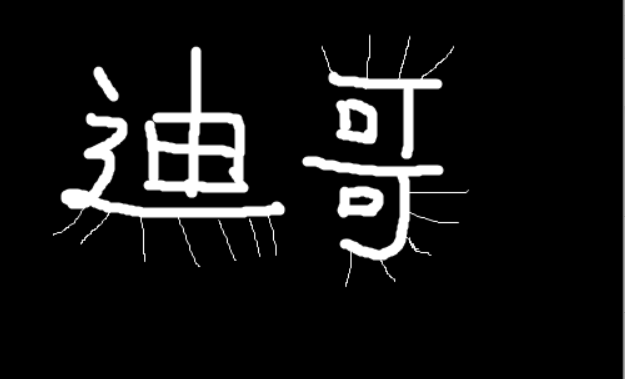
#> input picture opencv基础/class2/dige.png, 625 x 379 px
$ jupyter execute '图像腐蚀操作.ipynb'   (shell and % lines are left out)   (older library calls are emulated)
#> lines starting #> are read from the running program, lines starting #| are printed output that depends on the picture
[cell 1]
import matplotlib.pyplot as plt
import cv2
import numpy as np

[cell 2]
img = cv2.imread('dige.png')
#> img is the input picture: shape (379, 625, 3); min 0, max 255, mean 19.2

cv2.imshow('timg.jpg',img)
cv2.waitKey(0)
cv2.destroyAllWindows()

[cell 3]
kernel = np.ones((5,5),np.uint8)
erosion = cv2.erode(img,kernel,iterations = 1)
cv2.imshow('erosion',erosion)
cv2.waitKey(0)
cv2.destroyAllWindows()

[cell 4]
dige_dilate = cv2.dilate(erosion,kernel,iterations = 2)
cv2.imshow('erosion',dige_dilate)
cv2.waitKey(0)
cv2.destroyAllWindows()

### 开运算和闭运算

[cell 5]
#先腐蚀后膨胀
img = cv2.imread('dige.png')

kernel = np.ones((5,5),np.uint8)
opening = cv2.morphologyEx(img,cv2.MORPH_OPEN,kernel)

cv2.imshow('opening',opening)
cv2.waitKey(0)
cv2.destroyAllWindows()

[cell 6]
#先膨胀后腐蚀
img = cv2.imread('dige.png')

kernel = np.ones((5,5),np.uint8)
opening = cv2.morphologyEx(img,cv2.MORPH_CLOSE,kernel)

cv2.imshow('opening',opening)
cv2.waitKey(0)
cv2.destroyAllWindows()

##### 梯度运算 = 膨胀 - 腐蚀  （结果）

[cell 7]
pie = cv2.imread('pil.png')
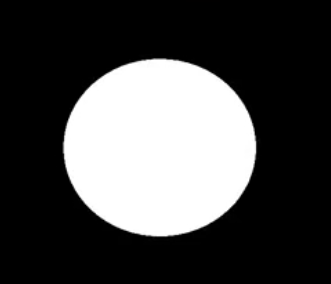
#> input picture opencv基础/class2/pil.png, 331 x 284 px
#> pie is the input picture: shape (284, 331, 3); mean B, G, R 72.8, 72.8, 72.8

kernel = np.ones((7,7),np.uint8)
dilate = cv2.dilate(pie,kernel,iterations = 5)
erosion = cv2.erode(pie,kernel,iterations = 5)
#> erosion: shape (284, 331, 3)

res = np.hstack((dilate,erosion))

cv2.imshow('res',res)
cv2.waitKey(0)
cv2.destroyAllWindows()

[cell 8]
gradient = cv2.morphologyEx(pie,cv2.MORPH_GRADIENT,kernel)

cv2.imshow('gradient',gradient)
cv2.waitKey(0)
cv2.destroyAllWindows()

##### 图像梯度运算时不建议  X Y 同时运算会产生重影   分开效果会更好

######  图像梯度运算时的Sobel 算子

```dst = cv2.Sobel(src,ddeptth,dx,dy,ksize)```

- ddepth 图像的深度
- dx, dy 分别表示图像的水平方向和竖直方向
- ksize，Sobel算子的大小

######  从右向左，从下往上  计算的方向

###### Scharr 算子
##   差异更加明显

###### laplacian 算子   （对噪音点比较敏感）
```
0 , 1, 0
1, -4 ,1
0, 1 , 0
```

[cell 9]
import cv2

[cell 10]
def cv_show(name,pic):
    cv2.imshow(name,pic)
    cv2.waitKey(0)
    cv2.destroyAllWindows()

[cell 11]
import cv2
import numpy as np
img =  cv2.imread('timg.jpg')
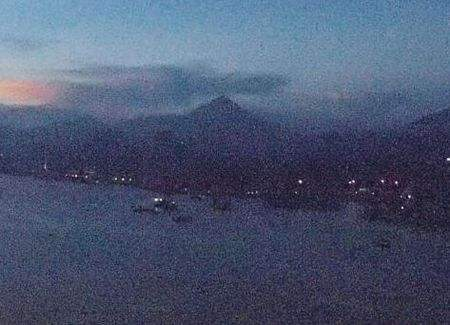
#> input picture opencv基础/class2/timg.jpg, 450 x 325 px
#> img is the input picture: shape (325, 450, 3); mean B, G, R 113.6, 86.2, 74.9
sobelx = cv2.Sobel(img,cv2.CV_64F,1,0,ksize = 3)
sobely = cv2.Sobel(img,cv2.CV_64F,0,1,ksize = 3) #浮点数变换 运算
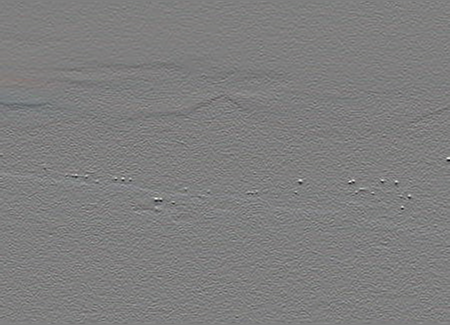
#> sobely: shape (325, 450, 3) float64; mean B, G, R -2.6, -2.2, -1.1; drawn with min black and max white
sobelx = cv2.convertScaleAbs(sobelx)
sobely = cv2.convertScaleAbs(sobely)# 取绝对值
sobelxy = cv2.addWeighted(sobelx,0.5,sobely,0.5,0)
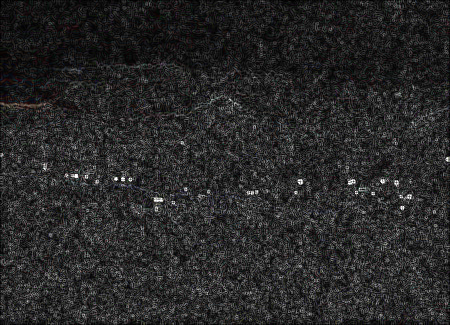
#> sobelxy: shape (325, 450, 3); mean B, G, R 39.8, 39.7, 39.9
# cv_show('sobelx',sobelxy)

scharrx = cv2.Scharr(img,cv2.CV_64F,1,0)
scharry = cv2.Scharr(img,cv2.CV_64F,0,1)
scharrx = cv2.convertScaleAbs(scharrx)
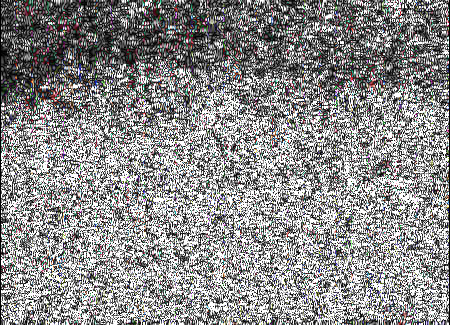
#> scharrx: shape (325, 450, 3); mean B, G, R 139.5, 139.5, 140
scharry = cv2.convertScaleAbs(scharry)# 取绝对值
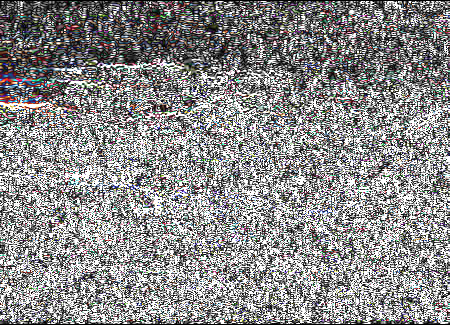
#> scharry: shape (325, 450, 3); mean B, G, R 139.4, 139.1, 139.6
scharrxy = cv2.addWeighted(scharrx,0.5,scharry,0.5,0)
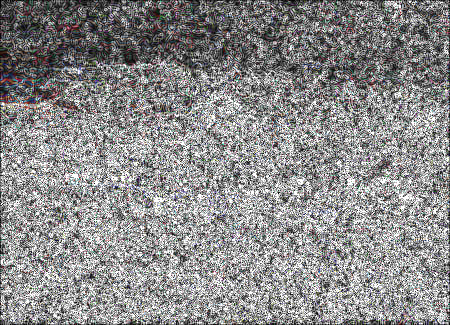
#> scharrxy: shape (325, 450, 3); mean B, G, R 139.5, 139.3, 139.8
# cv_show('scharr',scharrxy)

laplacian = cv2.Laplacian(img,cv2.CV_64F)
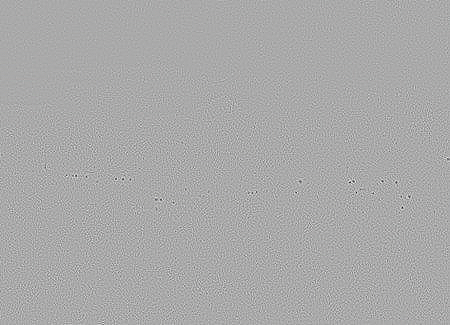
#> laplacian: shape (325, 450, 3) float64; mean B, G, R 0, 0, 0; drawn with min black and max white
laplacian = cv2.convertScaleAbs(laplacian)
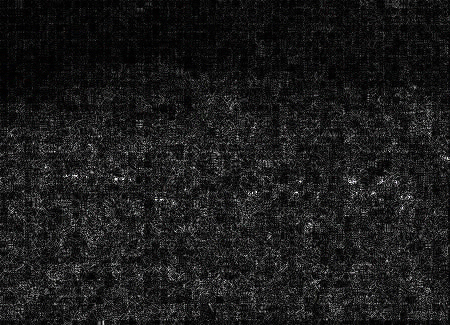
#> laplacian: shape (325, 450, 3); mean B, G, R 27.2, 27.2, 27.2

res = np.hstack((sobelxy,scharrxy,laplacian))
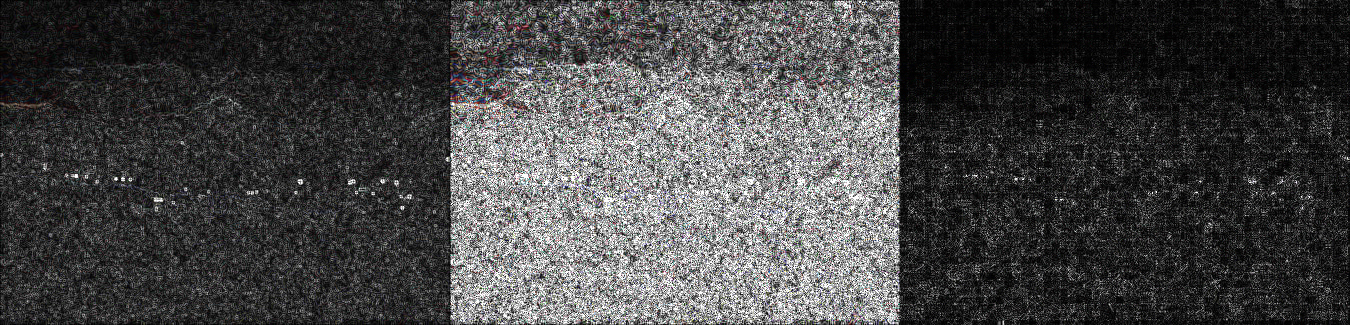
#> res: shape (325, 1350, 3); mean B, G, R 68.8, 68.7, 69
cv_show('laplacian',res)
